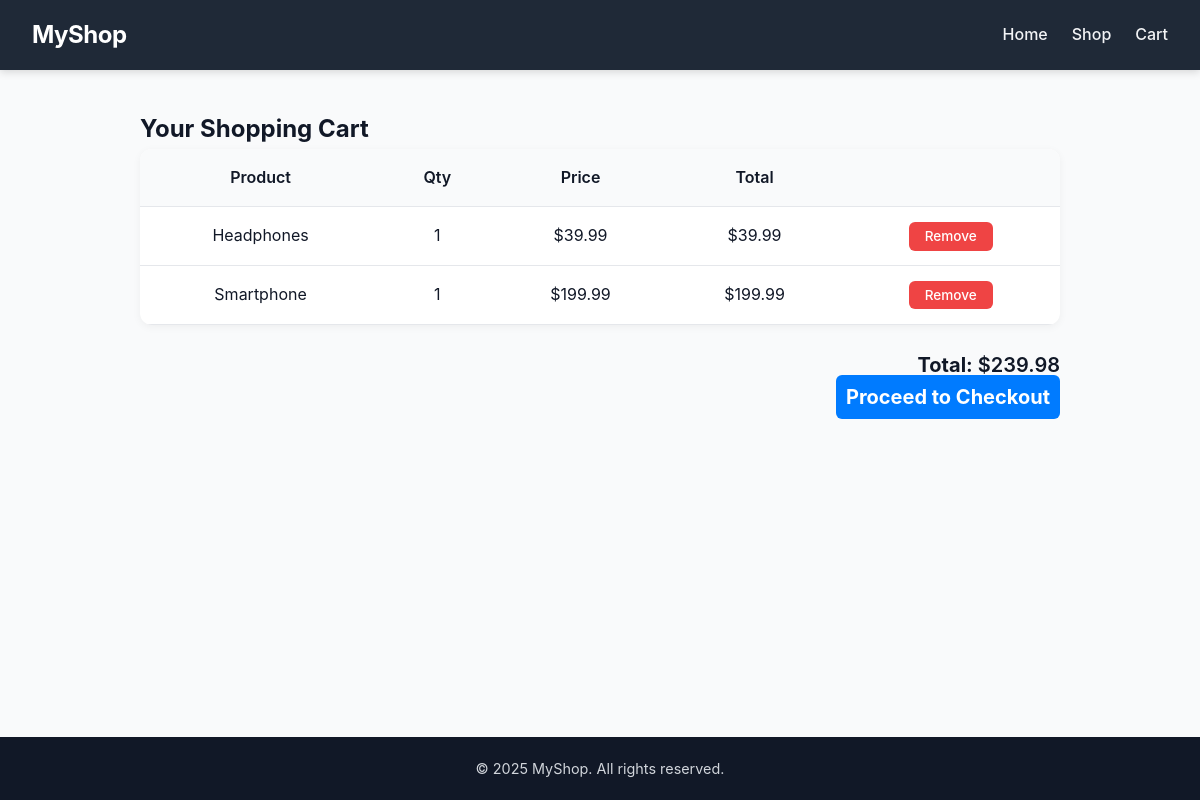
Page /cart (signed in) on the committed database.
### models.py (models this page shows)
class CartItem(db.Model):
    __tablename__ = "cart_item"
    id = db.Column(db.Integer, primary_key=True)
    cart_id = db.Column(db.Integer, db.ForeignKey("cart.id"), nullable=False)
    product_id = db.Column(db.Integer, db.ForeignKey("product.id"), nullable=False)
    quantity = db.Column(db.Integer, default=1)
    product = db.relationship("Product", lazy=True)
    cart = db.relationship("Cart", back_populates="items")

class Product(db.Model):
    __tablename__ = "product"
    id = db.Column(db.Integer, primary_key=True)
    name = db.Column(db.String(120), nullable=False)
    price = db.Column(db.Float, nullable=False)
    description = db.Column(db.Text, nullable=True)
    image_url = db.Column(db.String(255), nullable=True)

### routes.py (the view)
@routes.route("/cart")
def cart():
    if "user_id" not in session:
        flash("Please log in to view your cart.", "warning")
        return redirect(url_for("routes.index"))
    items = get_user_cart_items(db, session["user_id"], Cart, CartItem)
    total = get_user_cart_total(db, session["user_id"], Cart, CartItem)
    return render_template("cart.html", cart_items=items, cart_total=total)

### models.py (called while the page is built)
def get_user_cart(db: SQLAlchemy, user_id, Cart):
    cart = Cart.query.filter_by(user_id=user_id).first()
    if not cart:
        cart = Cart(user_id=user_id)
        db.session.add(cart)
        db.session.commit()
    return cart

def get_user_cart_items(db: SQLAlchemy, user_id, Cart, CartItem):
    cart = get_user_cart(db, user_id, Cart)
    item_list = CartItem.query.filter_by(cart_id=cart.id).all()
    if not item_list:
        return []
    return item_list

def get_user_cart_total(db: SQLAlchemy, user_id, Cart, CartItem):
    items = get_user_cart_items(db, user_id, Cart, CartItem)
    total = sum(item.product.price * item.quantity for item in items)
    total = round(total, 2)
    return total

### templates/cart.html (shortened to what this page needs)
<!DOCTYPE html>
<html lang="en">
  <head>
    <link
      rel="stylesheet"
      href="{{ url_for('static', filename='style.css') }}"
    />
  </head>
  <body>
    <nav>
      <div class="logo">MyShop</div>
      <ul class="nav-links">
        <li><a href="{{ url_for('routes.index') }}">Home</a></li>
        <li><a href="{{ url_for('routes.products') }}">Shop</a></li>
        <li><a href="{{ url_for('routes.cart') }}" class="active">Cart</a></li>
      </ul>
    </nav>
    <main>
      <section class="cart">
        <h2>Your Shopping Cart</h2>
        {% if cart_items %}
        <table class="cart-table">
          <thead>
            <tr>
              <th>Product</th>
              <th>Qty</th>
              <th>Price</th>
              <th>Total</th>
              <th></th>
            </tr>
          </thead>
          <tbody>
            {% for item in cart_items %}
            <tr>
              <td>{{ item.product.name }}</td>
              <td>{{ item.quantity }}</td>
              <td>${{ item.product.price }}</td>
              <td>${{ item.product.price * item.quantity }}</td>
              <td>
                <a
                  href="{{ url_for('routes.remove_from_cart', item_id=item.id) }}"
                  class="btn small"
                  >Remove</a
                >
              </td>
            </tr>
            {% endfor %}
          </tbody>
        </table>
        <div class="cart-summary">
          <p><strong>Total:</strong> ${{ cart_total }}</p>
          <a href="{{ url_for('routes.checkout') }}" class="btn"
            >Proceed to Checkout</a
          >
        </div>
        {% else %}
        <p>Your cart is empty.</p>
        {% endif %}
      </section>
    </main>
    <footer>
      <p>&copy; 2025 MyShop. All rights reserved.</p>
    </footer>
  </body>
</html>

### static/style.css (style rules this page uses)
* { box-sizing: border-box; margin: 0; padding: 0; }
body { font-family: "Inter", Arial, sans-serif; background: #f9fafb; color: #111827; display: flex; flex-direction: column; min-height: 100vh; line-height: 1.6; }
a { text-decoration: none; color: inherit; transition: color 0.3s ease; }
nav { background: #1f2937; color: white; display: flex; justify-content: space-between; align-items: center; padding: 1rem 2rem; position: relative; box-shadow: 0 2px 8px rgba(0, 0, 0, 0.15); }
.logo { font-size: 1.5rem; font-weight: 700; letter-spacing: -0.5px; }
.nav-links { display: flex; list-style: none; gap: 1.5rem; }
.nav-links a { color: #f3f4f6; font-weight: 500; transition: opacity 0.3s ease; }
footer { background: #111827; color: #d1d5db; text-align: center; padding: 1.25rem; margin-top: auto; font-size: 0.9rem; }
.cart { padding: 2.5rem; max-width: 1000px; margin: 0 auto; }
.cart-table { width: 100%; border-collapse: collapse; margin-bottom: 1.5rem; background: white; border-radius: 12px; overflow: hidden; box-shadow: 0 2px 8px rgba(0, 0, 0, 0.05); }
.cart-table th, .cart-table td { border-bottom: 1px solid #e5e7eb; padding: 1rem; text-align: center; }
.cart-table th { background: #f9fafb; font-weight: 600; }
.cart-summary { text-align: right; font-size: 1.25rem; font-weight: 600; color: #111827; }
.btn.small { padding: 0.4rem 1rem; font-size: 0.85rem; border-radius: 6px; background: #ef4444; color: white; font-weight: 500; transition: background 0.3s ease; }
.btn { padding: 10px; background: #007bff; color: #fff; border: none; border-radius: 6px; cursor: pointer; font-weight: bold; transition: background 0.3s; }

### rows in the picture
CartItem: product.name "Headphones", quantity "1", product.price "39.99", item.product.price*item.quantity "39.99"
CartItem: product.name "Smartphone", quantity "1", product.price "199.99", item.product.price*item.quantity "199.99"

### other values in the picture
{{ cart_total }} "239.98"
